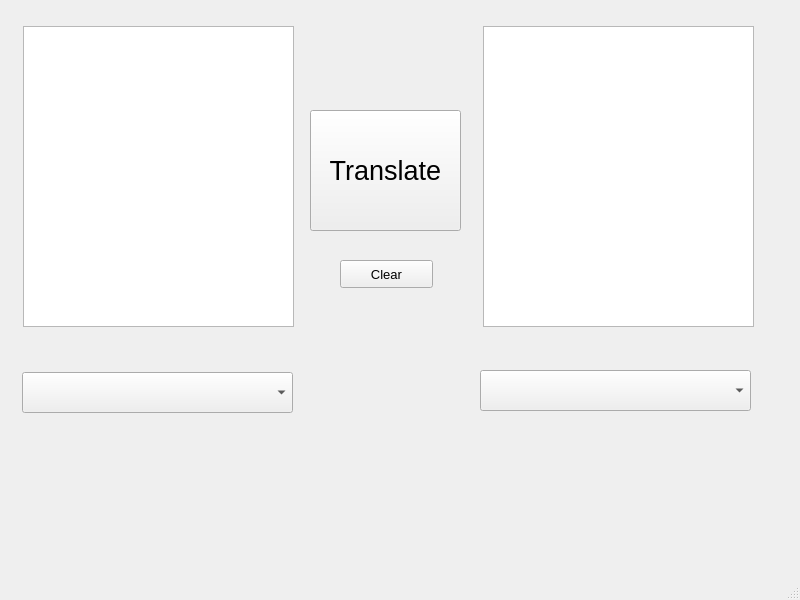
<?xml version="1.0" encoding="UTF-8"?>
<ui version="4.0">
 <class>MainWindow</class>
 <widget class="QMainWindow" name="MainWindow">
  <property name="geometry">
   <rect>
    <x>0</x>
    <y>0</y>
    <width>800</width>
    <height>600</height>
   </rect>
  </property>
  <property name="windowTitle">
   <string>MainWindow</string>
  </property>
  <widget class="QWidget" name="centralwidget">
   <widget class="QTextEdit" name="textEdit">
    <property name="geometry">
     <rect>
      <x>23</x>
      <y>26</y>
      <width>271</width>
      <height>301</height>
     </rect>
    </property>
    <property name="html">
     <string>&lt;!DOCTYPE HTML PUBLIC &quot;-//W3C//DTD HTML 4.0//EN&quot; &quot;http://www.w3.org/TR/REC-html40/strict.dtd&quot;&gt;
&lt;html&gt;&lt;head&gt;&lt;meta name=&quot;qrichtext&quot; content=&quot;1&quot; /&gt;&lt;style type=&quot;text/css&quot;&gt;
p, li { white-space: pre-wrap; }
&lt;/style&gt;&lt;/head&gt;&lt;body style=&quot; font-family:'MS Shell Dlg 2'; font-size:7.8pt; font-weight:400; font-style:normal;&quot;&gt;
&lt;p style=&quot;-qt-paragraph-type:empty; margin-top:0px; margin-bottom:0px; margin-left:0px; margin-right:0px; -qt-block-indent:0; text-indent:0px;&quot;&gt;&lt;br /&gt;&lt;/p&gt;&lt;/body&gt;&lt;/html&gt;</string>
    </property>
   </widget>
   <widget class="QTextEdit" name="textEdit_2">
    <property name="geometry">
     <rect>
      <x>483</x>
      <y>26</y>
      <width>271</width>
      <height>301</height>
     </rect>
    </property>
   </widget>
   <widget class="QPushButton" name="pushButton">
    <property name="geometry">
     <rect>
      <x>310</x>
      <y>110</y>
      <width>151</width>
      <height>121</height>
     </rect>
    </property>
    <property name="font">
     <font>
      <pointsize>20</pointsize>
     </font>
    </property>
    <property name="text">
     <string>Translate</string>
    </property>
   </widget>
   <widget class="QComboBox" name="comboBox">
    <property name="geometry">
     <rect>
      <x>22</x>
      <y>372</y>
      <width>271</width>
      <height>41</height>
     </rect>
    </property>
   </widget>
   <widget class="QComboBox" name="comboBox_2">
    <property name="geometry">
     <rect>
      <x>480</x>
      <y>370</y>
      <width>271</width>
      <height>41</height>
     </rect>
    </property>
   </widget>
   <widget class="QPushButton" name="pushButton_2">
    <property name="geometry">
     <rect>
      <x>340</x>
      <y>260</y>
      <width>93</width>
      <height>28</height>
     </rect>
    </property>
    <property name="font">
     <font>
      <pointsize>10</pointsize>
     </font>
    </property>
    <property name="text">
     <string>Clear</string>
    </property>
   </widget>
  </widget>
  <widget class="QMenuBar" name="menubar">
   <property name="geometry">
    <rect>
     <x>0</x>
     <y>0</y>
     <width>800</width>
     <height>26</height>
    </rect>
   </property>
  </widget>
  <widget class="QStatusBar" name="statusbar"/>
 </widget>
 <resources/>
 <connections/>
</ui>
